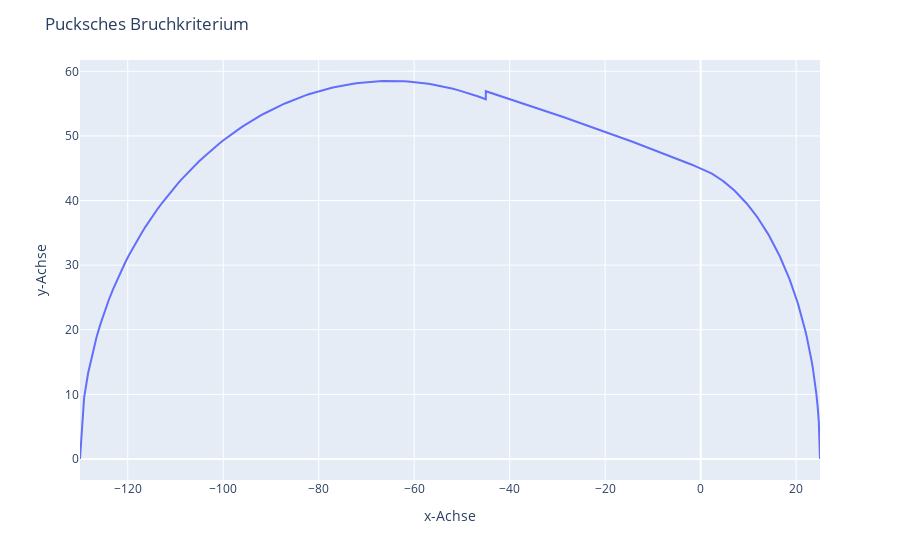

Notebook code cell kept with this figure:
### Code cell
import plotly.express as px
import pandas as pd

yx1 = {"y":y1, "x":x1}
df_yx1 = pd.DataFrame(yx1)

yx2 = {"y":y2, "x":x2}
df_yx2 = pd.DataFrame(yx2)

yx3 = {"y":y3, "x":x3}
df_yx3 = pd.DataFrame(yx3)

df_yx = pd.concat([df_yx3, df_yx2, df_yx1])

df_yx.columns = ["y", "x"]
df_yx['counter'] = range(len(df))

                  
fig = px.line(df_yx, x = "x", y = "y")

fig.update_layout(
    title="Pucksches Bruchkriterium",
    xaxis_title="x-Achse",
    yaxis_title="y-Achse",
    legend_title="Legend Title"
    )
fig.show()

df_yx

### Figure 1 — Plotly figure (JSON) as saved in the notebook; plotly's stock layout.template omitted (floating-point values rounded to 4 significant figures; data arrays with more than 128 entries replaced by an {"elided": "..."} marker saying what was removed)
{"data": [{"hovertemplate": "x=%{x}<br>y=%{y}<extra></extra>", "legendgroup": "", "line": {"color": "#636efa", "dash": "solid"}, "marker": {"symbol": "circle"}, "mode": "lines", "name": "", "orientation": "v", "showlegend": false, "type": "scatter", "x": {"elided": "300 float values"}, "xaxis": "x", "y": {"elided": "300 float values"}, "yaxis": "y"}], "layout": {"autosize": true, "legend": {"title": {"text": "Legend Title"}, "tracegroupgap": 0}, "margin": {"t": 60}, "title": {"text": "Pucksches Bruchkriterium"}, "xaxis": {"anchor": "y", "autorange": true, "domain": [0, 1], "range": [-130, 25], "title": {"text": "x-Achse"}, "type": "linear"}, "yaxis": {"anchor": "x", "autorange": true, "domain": [0, 1], "range": [-3.25, 61.75], "title": {"text": "y-Achse"}, "type": "linear"}}}
